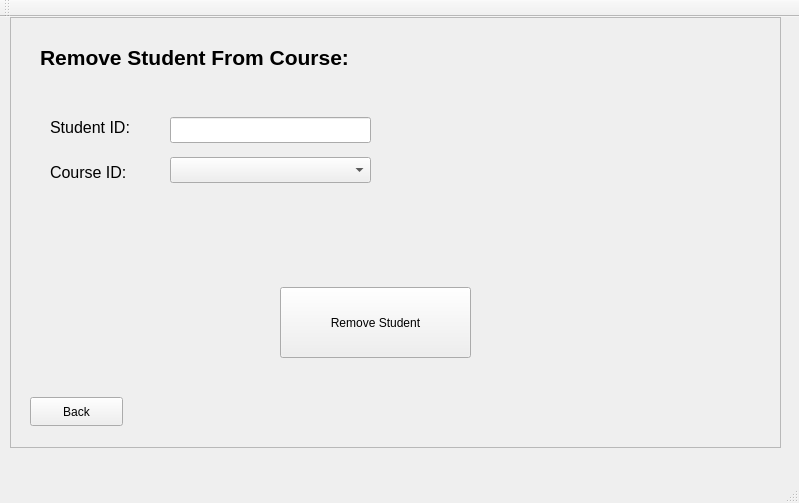
<?xml version="1.0" encoding="UTF-8"?>
<ui version="4.0">
 <class>removeStudentFromCourseClass</class>
 <widget class="QMainWindow" name="removeStudentFromCourseClass">
  <property name="geometry">
   <rect>
    <x>0</x>
    <y>0</y>
    <width>799</width>
    <height>503</height>
   </rect>
  </property>
  <property name="windowTitle">
   <string>removeStudentFromCourse</string>
  </property>
  <widget class="QWidget" name="centralWidget">
   <widget class="QFrame" name="frame">
    <property name="geometry">
     <rect>
      <x>10</x>
      <y>0</y>
      <width>771</width>
      <height>431</height>
     </rect>
    </property>
    <property name="frameShape">
     <enum>QFrame::StyledPanel</enum>
    </property>
    <property name="frameShadow">
     <enum>QFrame::Raised</enum>
    </property>
    <widget class="QLabel" name="label">
     <property name="geometry">
      <rect>
       <x>30</x>
       <y>20</y>
       <width>421</width>
       <height>41</height>
      </rect>
     </property>
     <property name="font">
      <font>
       <pointsize>16</pointsize>
       <bold>true</bold>
      </font>
     </property>
     <property name="text">
      <string>Remove Student From Course:</string>
     </property>
    </widget>
    <widget class="QLabel" name="label_2">
     <property name="geometry">
      <rect>
       <x>40</x>
       <y>100</y>
       <width>101</width>
       <height>20</height>
      </rect>
     </property>
     <property name="font">
      <font>
       <pointsize>12</pointsize>
      </font>
     </property>
     <property name="text">
      <string>Student ID:</string>
     </property>
    </widget>
    <widget class="QLabel" name="label_3">
     <property name="geometry">
      <rect>
       <x>40</x>
       <y>140</y>
       <width>101</width>
       <height>31</height>
      </rect>
     </property>
     <property name="font">
      <font>
       <pointsize>12</pointsize>
      </font>
     </property>
     <property name="text">
      <string>Course ID:</string>
     </property>
    </widget>
    <widget class="QLineEdit" name="lineEditStudentId">
     <property name="geometry">
      <rect>
       <x>160</x>
       <y>100</y>
       <width>201</width>
       <height>26</height>
      </rect>
     </property>
    </widget>
    <widget class="QPushButton" name="removeStudentFromCourseBtn">
     <property name="geometry">
      <rect>
       <x>270</x>
       <y>270</y>
       <width>191</width>
       <height>71</height>
      </rect>
     </property>
     <property name="text">
      <string>Remove Student</string>
     </property>
    </widget>
    <widget class="QPushButton" name="backBtn">
     <property name="geometry">
      <rect>
       <x>20</x>
       <y>380</y>
       <width>93</width>
       <height>29</height>
      </rect>
     </property>
     <property name="text">
      <string>Back</string>
     </property>
    </widget>
    <widget class="QComboBox" name="comboBoxCourseId">
     <property name="geometry">
      <rect>
       <x>160</x>
       <y>140</y>
       <width>201</width>
       <height>26</height>
      </rect>
     </property>
    </widget>
   </widget>
  </widget>
  <widget class="QMenuBar" name="menuBar">
   <property name="geometry">
    <rect>
     <x>0</x>
     <y>0</y>
     <width>799</width>
     <height>26</height>
    </rect>
   </property>
  </widget>
  <widget class="QToolBar" name="mainToolBar">
   <attribute name="toolBarArea">
    <enum>TopToolBarArea</enum>
   </attribute>
   <attribute name="toolBarBreak">
    <bool>false</bool>
   </attribute>
  </widget>
  <widget class="QStatusBar" name="statusBar"/>
 </widget>
 <layoutdefault spacing="6" margin="11"/>
 <resources/>
 <connections/>
</ui>
